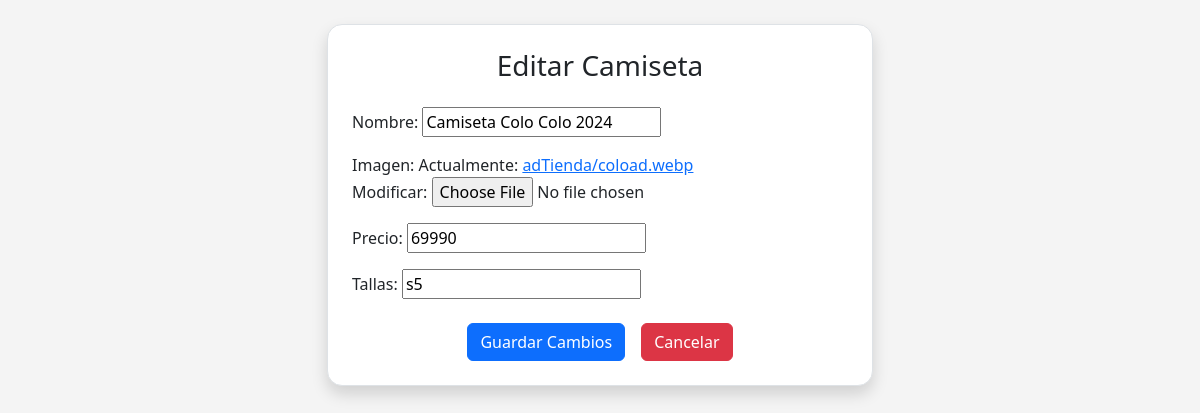
The app's page /editarcamiseta/2/ with its own data.
### aplicacion/models.py (models this page shows, shortened)
class Camiseta(models.Model):
    id = models.IntegerField(primary_key=True, null=False)
    nombre = models.CharField(max_length=100)
    imagen = models.ImageField(upload_to='adTienda')
    precio = models.DecimalField(max_digits=8, decimal_places=0)
    tallas = models.CharField(max_length=100)

### aplicacion/views.py (the view)
# urls.py: path('editarcamiseta/<int:id>/', editarcamiseta, name='editarcamiseta'),
def editarcamiseta(request, id):
    camiseta = get_object_or_404(Camiseta, id=id)
    if request.method == 'POST':
        form = CamisetaForm(request.POST, request.FILES, instance=camiseta)
        if form.is_valid():
            form.save()
            return redirect('adTienda')  # Redirige a la página principal de administración
    else:
        form = CamisetaForm(instance=camiseta)
    return render(request, 'aplicacion/editarcamiseta.html', {'form': form, 'camiseta': camiseta})

### aplicacion/forms.py
class CamisetaForm(forms.ModelForm):
    class Meta:
        model = Camiseta
        fields = ['nombre', 'imagen', 'precio', 'tallas']

### aplicacion/templates/aplicacion/editarcamiseta.html (shortened to what this page needs)
{% load static %}
<!DOCTYPE html>
<html lang="es">
<head>
    <link href="https://cdn.jsdelivr.net/npm/bootstrap@5.3.0/dist/css/bootstrap.min.css" rel="stylesheet">
</head>
<body>
    <div class="container mt-4 mb-5">
        <div class="row justify-content-center">
            <div class="col-lg-6">
                <div class="p-4 border border-rounded bg-white shadow">
                    <h3 class="mb-4 text-center">Editar Camiseta</h3>
                    <form method="post" enctype="multipart/form-data">
                        {{ form.as_p }}
                        <div class="mt-4 d-flex justify-content-center">
                            <button type="submit" class="btn btn-primary me-3">Guardar Cambios</button>
                            <a href="{% url 'admin' %}" class="btn btn-danger">Cancelar</a>
                        </div>
                    </form>
                </div>
            </div>
        </div>
    </div>
</body>
</html>

### aplicacion/templates/aplicacion/editarcamiseta.html (style rules this page uses)
body { background-color: #f4f4f4; }
.border-rounded { border-radius: 15px; }

### records on screen
Camiseta: nombre "Camiseta Colo Colo 2024", precio "69990", tallas "s5"
